Frame 1 (no input): blank canvas, image omitted
Frame 60 (no input): blank canvas, image omitted
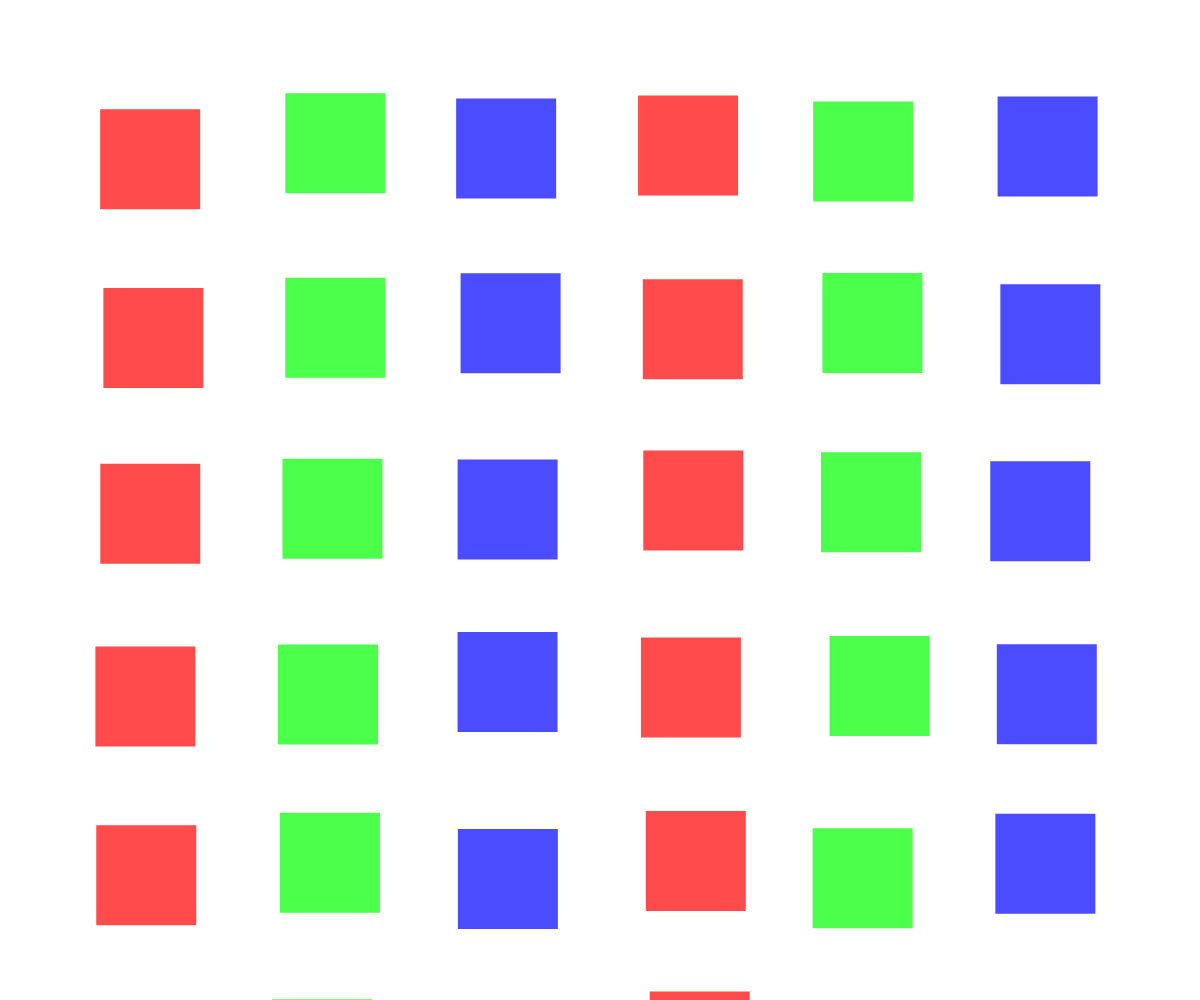
Frame 120 (the mouse pressed at the canvas centre since frame 60)

The p5.js sketch whose frames 1 and 60 were blank and that drew this single picture after the mouse press (run headless with seeded random() and noise() and a simulated clock; from frame 60 on, the mouse is pressed at the canvas centre):

// p5.js sketch
// ── sketch.js
var rand = 150;
var anzahl_punkte = 10;
var random_range = 5;

function setup() {
	createCanvas(windowWidth, windowHeight);
	frameRate(25);
	rectMode(CENTER);
 
	//	noLoop();
}

function draw() { // wird dauernd im loop aufgerufen
	background(255);
	noStroke();
	//	noFill();
	anzahl_punkte = int(mouseX / 100);
	random_range = mouseY / 50;
	var c = 0;
	for (var iy = 0; iy < anzahl_punkte; iy++) {
		var y = map(iy, 0, anzahl_punkte - 1, rand, windowWidth - rand);
		for (var ix = 0; ix < anzahl_punkte; ix++) {
			var x = map(ix, 0, anzahl_punkte - 1, rand, windowWidth - rand);
			if (c%3 == 0) {
				fill(255,0,0, 180);
			} else if (c%3 == 1) {
				fill(0,255,0, 180);
			} else {
				fill(0,0,255, 180);
			}
			rect(x + random(-random_range, random_range), y + random(-random_range, random_range), 100, 100);
			c++;
		}
	}

}
